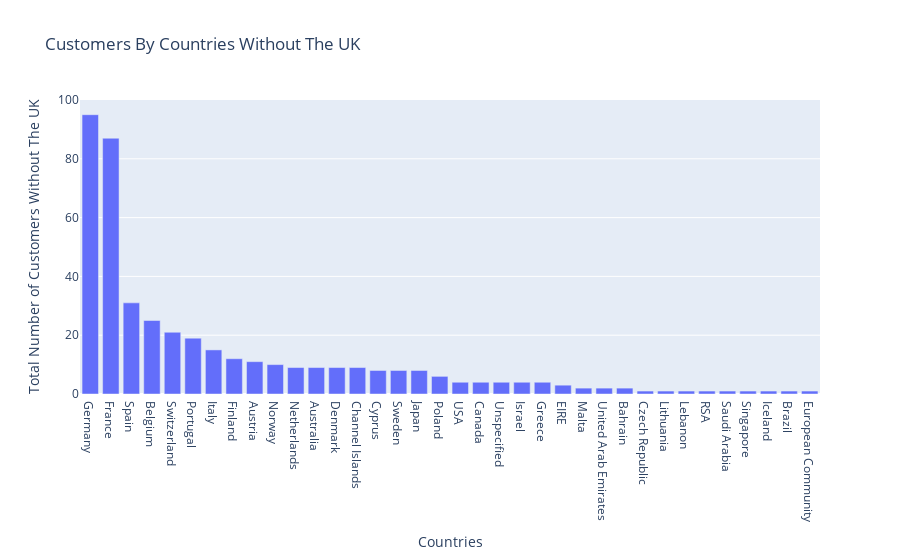

Notebook code cell kept with this figure:
### Code cell
# Customers Without The UK

dfg1_w_oUK = df.groupby('Country')["CustomerID"].nunique().sort_values(ascending=False).iloc[1:]
fig = px.bar(x=dfg1_w_oUK.index, 
             y=dfg1_w_oUK, 
             title="Customers By Countries Without The UK", 
             labels=dict(x="Countries", y="Total Number of Customers Without The UK"))

# also works with graph_objects:
# fig = go.Figure(go.Bar(x=dfg.index, y=dfg))
fig.show()

### Figure 1 — Plotly figure (JSON) as saved in the notebook; plotly's stock layout.template omitted (floating-point values rounded to 4 significant figures)
{"data": [{"alignmentgroup": "True", "hovertemplate": "Countries=%{x}<br>Total Number of Customers Without The UK=%{y}<extra></extra>", "legendgroup": "", "marker": {"color": "#636efa", "pattern": {"shape": ""}}, "name": "", "offsetgroup": "", "orientation": "v", "showlegend": false, "textposition": "auto", "type": "bar", "x": ["Germany", "France", "Spain", "Belgium", "Switzerland", "Portugal", "Italy", "Finland", "Austria", "Norway", "Netherlands", "Australia", "Denmark", "Channel Islands", "Cyprus", "Sweden", "Japan", "Poland", "USA", "Canada", "Unspecified", "Israel", "Greece", "EIRE", "Malta", "United Arab Emirates", "Bahrain", "Czech Republic", "Lithuania", "Lebanon", "RSA", "Saudi Arabia", "Singapore", "Iceland", "Brazil", "European Community"], "xaxis": "x", "y": [95, 87, 31, 25, 21, 19, 15, 12, 11, 10, 9, 9, 9, 9, 8, 8, 8, 6, 4, 4, 4, 4, 4, 3, 2, 2, 2, 1, 1, 1, 1, 1, 1, 1, 1, 1], "yaxis": "y"}], "layout": {"barmode": "relative", "legend": {"tracegroupgap": 0}, "title": {"text": "Customers By Countries Without The UK"}, "xaxis": {"anchor": "y", "domain": [0, 1], "title": {"text": "Countries"}}, "yaxis": {"anchor": "x", "domain": [0, 1], "title": {"text": "Total Number of Customers Without The UK"}}}}
